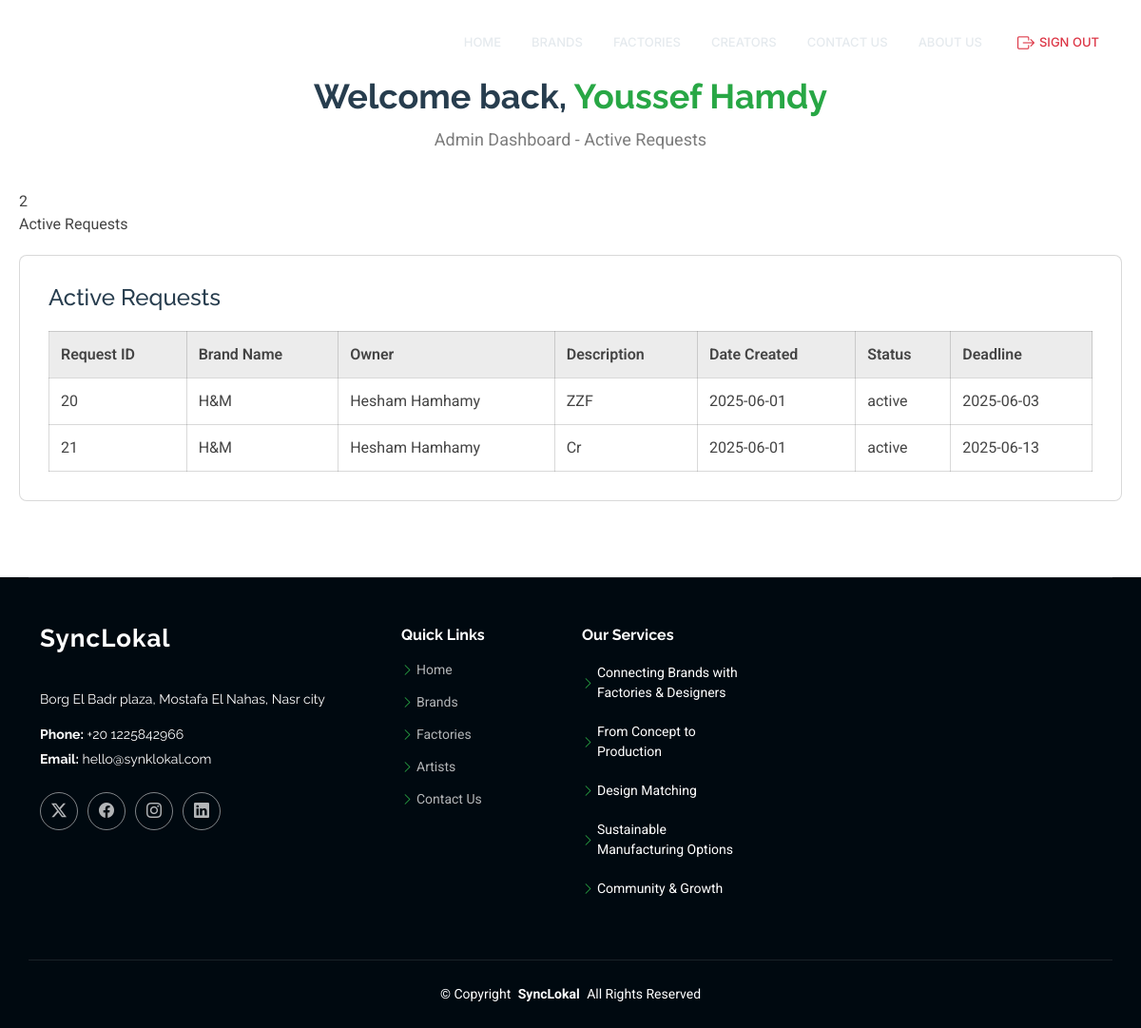
Page /admin_dash/active_requests.php (signed in) on the committed database.
### tables this page shows
CREATE TABLE `website_admin` (
  `Admin_ID` int(11) NOT NULL,
  `First_Name` varchar(100) DEFAULT NULL,
  `Last_Name` varchar(100) DEFAULT NULL,
  `Email` varchar(100) DEFAULT NULL,
  `Phone` varchar(20) DEFAULT NULL,
  `Password` varchar(255) DEFAULT NULL
);

CREATE TABLE `request` (
  `Request_ID` int(11) NOT NULL,
  `Category` varchar(50) DEFAULT NULL,
  `Description` text DEFAULT NULL,
  `Date_Created` date DEFAULT NULL,
  `status` varchar(50) NOT NULL,
  `Deadline` date DEFAULT NULL,
  `Brand_ID` int(11) DEFAULT NULL,
  `type` varchar(100) DEFAULT NULL,
  `url_link` varchar(1000) DEFAULT NULL
);

CREATE TABLE `brand` (
  `Brand_ID` int(11) NOT NULL,
  `Brand_Name` varchar(100) DEFAULT NULL,
  `Email` varchar(100) DEFAULT NULL,
  `Phone` varchar(20) DEFAULT NULL,
  `Category` varchar(50) DEFAULT NULL,
  `Location` varchar(100) DEFAULT NULL,
  `Website_URL` varchar(100) DEFAULT NULL,
  `User_ID` int(11) DEFAULT NULL,
  `image_data` longblob DEFAULT NULL,
  `image_mime_type` varchar(50) DEFAULT NULL
);

### admin_dash/active_requests.php (the view, shortened to what this page needs)
<?php
require_once '../db_connect.php';
$admin_id = $_SESSION['admin_id'] ?? null;
$admin_user = ['First_Name' => 'Admin', 'Last_Name' => ''];
try {
    $stmt = $conn->prepare("SELECT First_Name, Last_Name FROM website_admin WHERE Admin_ID = ?");
    $stmt->execute([$admin_id]);
    $result = $stmt->fetch(PDO::FETCH_ASSOC);
    if ($result !== false) {
        $admin_user = $result;
    } else {
        $error = "Admin user not found.";
    }
    $active_requests_query = "
        SELECT r.Request_ID, b.Brand_Name, CONCAT(u.First_Name, ' ', u.Last_Name) AS Owner_Name,
               r.Description, r.Date_Created, r.status, r.Deadline
        FROM request r
        JOIN brand b ON r.Brand_ID = b.Brand_ID
        JOIN user u ON b.User_ID = u.User_ID
        WHERE r.status != 'completed'";
    $stmt = $conn->prepare($active_requests_query);
    $stmt->execute();
    $active_requests = $stmt->fetchAll(PDO::FETCH_ASSOC);
    $active_request_count = count($active_requests);
} catch (PDOException $e) {
    $error = "Error: " . $e->getMessage();
}
?>
<!DOCTYPE html>
<html lang="en">
<head>
  <link href="../assets/vendor/bootstrap/css/bootstrap.min.css" rel="stylesheet">
  <link href="../assets/vendor/bootstrap-icons/bootstrap-icons.css" rel="stylesheet">
  <link href="../assets/vendor/aos/aos.css" rel="stylesheet">
  <link href="../assets/vendor/glightbox/css/glightbox.min.css" rel="stylesheet">
  <link href="../assets/css/main.css" rel="stylesheet">
</head>
<body class="index-page">
  <header id="header" class="header d-flex align-items-center fixed-top">
    <div class="container-fluid container-xl position-relative d-flex align-items-center">
      <a href="../index.html" class="logo d-flex align-items-center me-auto">
        <h1 class="sitename">SyncLokal</h1>
      </a>
      <nav id="navmenu" class="navmenu">
        <ul>
          <li><a href="/Grad/Grad2/index.php">Home</a></li>
          <li><a href="/Grad/Grad2/brands.php">Brands</a></li>
          <li><a href="/Grad/Grad2/factories.php">Factories</a></li>
          <li><a href="/Grad/Grad2/creators.php">Creators</a></li>
          <li><a href="/Grad/Grad2/contact.php">Contact Us</a></li>
          <li><a href="/Grad/Grad2/about.php">About us</a></li>
          <li><a href="/Grad/Grad2/signout.php" class="text-danger"><i class="bi bi-box-arrow-right"></i> Sign Out</a></li>
        </ul>
      </nav>
    </div>
  </header>
  <main class="main">
    <section class="dashboard-section">
      <div class="dashboard-container">
        <div class="welcome-message" id="welcomeMessage">
          <h2>Welcome back, <span><?= htmlspecialchars($admin_user['First_Name'] . ' ' . $admin_user['Last_Name']) ?></span></h2>
          <p class="subtitle">Admin Dashboard - Active Requests</p>
        </div>
        <div class="stats-overview" data-aos="fade-up">
          <div class="stat-item">
            <div class="value"><?= $active_request_count ?></div>
            <div class="label">Active Requests</div>
          </div>
        </div>
        <div class="widget" data-aos="fade-up">
          <h3>Active Requests</h3>
          <table>
            <thead>
              <tr>
                <th>Request ID</th>
                <th>Brand Name</th>
                <th>Owner</th>
                <th>Description</th>
                <th>Date Created</th>
                <th>Status</th>
                <th>Deadline</th>
              </tr>
            </thead>
            <tbody>
              <?php foreach ($active_requests as $req): ?>
                <tr>
                  <td><?= htmlspecialchars($req['Request_ID']) ?></td>
                  <td><?= htmlspecialchars($req['Brand_Name']) ?></td>
                  <td><?= htmlspecialchars($req['Owner_Name']) ?></td>
                  <td><?= htmlspecialchars($req['Description']) ?></td>
                  <td><?= htmlspecialchars($req['Date_Created']) ?></td>
                  <td><?= htmlspecialchars($req['status']) ?></td>
                  <td><?= htmlspecialchars($req['Deadline']) ?></td>
                </tr>
              <?php endforeach; ?>
            </tbody>
          </table>
        </div>
      </div>
    </section>
  </main>
  <footer id="footer" class="footer dark-background">
    <div class="container footer-top">
      <div class="row gy-4">
        <div class="col-lg-4 col-md-6 footer-about">
          <a href="../index.html" class="logo d-flex align-items-center">
            <span class="sitename">SyncLokal</span>
          </a>
          <div class="footer-contact pt-3">
            <p>Borg El Badr plaza, Mostafa El Nahas, Nasr city</p>
            <p class="mt-3"><strong>Phone:</strong> <span>+20 1225842966</span></p>
            <p><strong>Email:</strong> <span>hello@synklokal.com</span></p>
          </div>
          <div class="social-links d-flex mt-4">
            <a href=""><i class="bi bi-twitter-x"></i></a>
            <a href=""><i class="bi bi-facebook"></i></a>
            <a href=""><i class="bi bi-instagram"></i></a>
            <a href=""><i class="bi bi-linkedin"></i></a>
          </div>
        </div>
                <div class="col-lg-2 col-md-3 footer-links">
          <h4>Quick Links</h4>
          <ul>
            <li><i class="bi bi-chevron-right"></i> <a href="index.php">Home</a></li>
            <li><i class="bi bi-chevron-right"></i> <a href="brands.php">Brands</a></li>
            <li><i class="bi bi-chevron-right"></i> <a href="factories.php">Factories</a></li>
            <li><i class="bi bi-chevron-right"></i> <a href="artists.php">Artists</a></li>
            <li><i class="bi bi-chevron-right"></i> <a href="contact.php">Contact Us</a></li>
          </ul>
        </div>
        <div class="col-lg-2 col-md-3 footer-links">
          <h4>Our Services</h4>
          <ul>
            <li><i class="bi bi-chevron-right"></i> Connecting Brands with Factories & Designers</li>
            <li><i class="bi bi-chevron-right"></i> From Concept to Production</li>
            <li><i class="bi bi-chevron-right"></i> Design Matching</li>
            <li><i class="bi bi-chevron-right"></i> Sustainable Manufacturing Options</li>
            <li><i class="bi bi-chevron-right"></i> Community & Growth</li>
          </ul>
        </div>
      </div>
    </div>
    <div class="container copyright text-center mt-4">
      <p>© <span>Copyright</span> <strong class="px-1 sitename">SyncLokal</strong> <span>All Rights Reserved</span></p>
    </div>
  </footer>
</body>
</html>

### admin_dash/active_requests.php (style rules this page uses)
.dashboard-section { padding: 80px 0; background-color: var(--surface-color); }
.dashboard-container { max-width: 1200px; margin: 0 auto; padding: 0 20px; }
.welcome-message { text-align: center; margin-bottom: 40px; }
.welcome-message h2 { color: var(--heading-color); font-family: var(--heading-font); font-size: 36px; font-weight: 700; margin: 0; }
.welcome-message p.subtitle { color: color-mix(in srgb, var(--default-color), transparent 30%); font-size: 18px; margin-top: 10px; }
.welcome-message span { color: var(--accent-color); }
.welcome-message.animate h2 { animation: fadeInSlideUp 1s ease-out forwards; }
.widget { background-color: var(--surface-color); border: 1px solid color-mix(in srgb, var(--default-color), transparent 80%); border-radius: 8px; padding: 30px; margin-top: 20px; }
.widget h3 { color: var(--heading-color); font-size: 24px; font-family: var(--heading-font); margin-bottom: 15px; }
.widget table { width: 100%; border-collapse: collapse; margin-top: 20px; }
.widget th, .widget td { padding: 12px; border: 1px solid color-mix(in srgb, var(--default-color), transparent 80%); text-align: left; }
.widget th { background-color: color-mix(in srgb, var(--default-color), transparent 90%); font-weight: 600; }
.navmenu .text-danger { font-family: 'Inter', sans-serif; display: flex; align-items: center; gap: 5px; }
.navmenu .text-danger i { font-size: 18px; }

### rows in the picture
website_admin: First_Name+Last_Name "Youssef Hamdy"
request: Request_ID "20", Brand_ID.Brand_Name "H&M", Owner_Name "Hesham Hamhamy", Description "ZZF", Date_Created "2025-06-01", status "active", Deadline "2025-06-03"
request: Request_ID "21", Brand_ID.Brand_Name "H&M", Owner_Name "Hesham Hamhamy", Description "Cr", Date_Created "2025-06-01", status "active", Deadline "2025-06-13"

### other values in the picture
$active_request_count "2"
